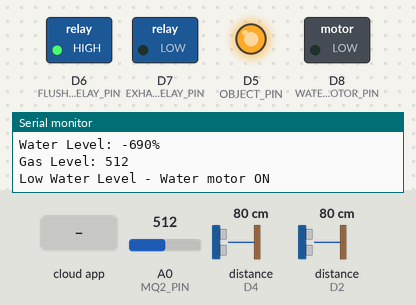
A sketch run on a simulated ESP8266 (NodeMCU). Shown: switched loads named in the sketch (green lamp = pin HIGH), output pins drawn as LEDs (lit = HIGH), the last lines printed to the serial monitor. Wiring (inferred from the names in the program): 2 × ultrasonic range finder: trigger D3, echo D4 / trigger D1, echo D2. Inputs (shaded band) come from the test bench; at power-on: distance to the obstacle (sensors on D2, D4) 80 cm, A0 (MQ2_PIN) = 512. The echo pulse lasts 58.3 µs per cm; WiFi joins after 1.5 s; servers stay silent unless stated; the Firebase database answers and starts empty; pins used as bus, display or sensor lines are not drawn.

Above: at 2.7 s.
2.8 s: distance to the obstacle (sensor on D2) set to 12 cm
4.8 s: distance to the obstacle (sensor on D2) set to 9 cm
At 6.4 s:
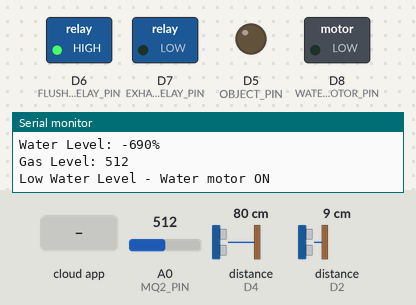
6.9 s: A0 (MQ2_PIN) set to 28
8.4 s: A0 (MQ2_PIN) set to 22
At 10.2 s:
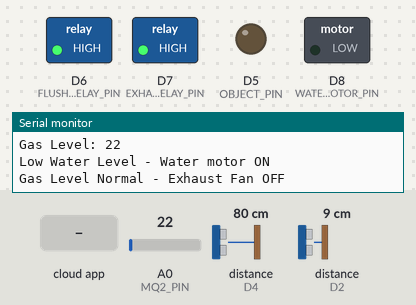
10.5 s: the phone or cloud app sets FlushOverride to 1
At 12.3 s:
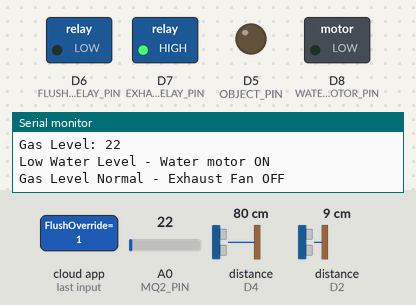
12.6 s: distance to the obstacle (sensor on D2) set to 18 cm
At 14.2 s:
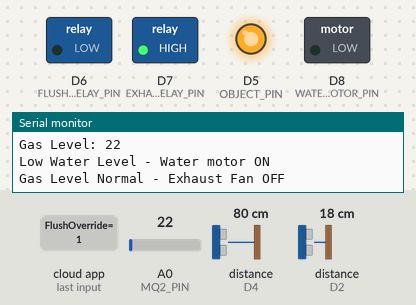
Timing chart, 0 to 15.5 s (numbered marks = the images above; inputs shaded):
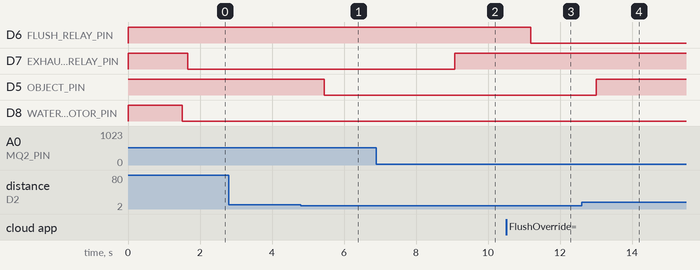

The sketch:

Smart_Washroom_System_IOT_Based.ino
```cpp
#include <ESP8266WiFi.h>
#include <Firebase_ESP_Client.h>
#include "addons/TokenHelper.h"
#include "addons/RTDBHelper.h"

// Replace Firebase credentials section
#define API_KEY "Your_FirebaseRTb_apiKey"
#define DATABASE_URL "Your_FirebaseRTb_url"

// WiFi credentials
#define WIFI_SSID "Your_ssid"
#define WIFI_PASSWORD "Your_Password"

// LED pin
#define LED_PIN 2  // Built-in LED on NodeMCU (GPIO2)

// Ultrasonic Sensor 1 (Object Detection) pins
#define TRIG_PIN_1 D1
#define ECHO_PIN_1 D2
#define OBJECT_PIN D5
#define MAX_DISTANCE_1 30 // Maximum distance to detect object (in cm)

// Ultrasonic Sensor 2 (Water Level) pins
#define TRIG_PIN_2 D3
#define ECHO_PIN_2 D4
#define WATER_MOTOR_PIN D8
#define TANK_HEIGHT 10   // Total height of tank in cm
#define MIN_WATER_LEVEL 30 // Minimum water level percentage

// Add MQ2 sensor and exhaust fan definitions
#define MQ2_PIN A0        // Analog pin for MQ2 sensor
#define EXHAUST_RELAY_PIN D7
#define GAS_THRESHOLD 24  // Adjust this threshold based on your needs


// Add auto flush relay pin and timing constants
#define FLUSH_RELAY_PIN D6
#define FLUSH_DURATION 10000  // 10 seconds in milliseconds
unsigned long flushStartTime = 0;
bool flushInProgress = false;
bool FlushOverride = false;

// Add these constants and variables near the top with other definitions
#define DISTANCE_THRESHOLD 10  // Distance threshold for object detection in cm
unsigned long currentMillis = 0;
unsigned long lastObjectTime = 0;
bool objectDetected = false;

// Replace Firebase objects
FirebaseData fbdo;
FirebaseAuth auth;
FirebaseConfig config;

void setup() {
  Serial.begin(115200);

  // Configure LED pin
  pinMode(LED_PIN, OUTPUT);

  // Configure ultrasonic sensor pins
  pinMode(TRIG_PIN_1, OUTPUT);
  pinMode(ECHO_PIN_1, INPUT);


  pinMode(TRIG_PIN_2, OUTPUT);
  pinMode(ECHO_PIN_2, INPUT);

  pinMode(OBJECT_PIN, OUTPUT);
  pinMode(WATER_MOTOR_PIN, OUTPUT);
  pinMode(MQ2_PIN, INPUT);
  pinMode(EXHAUST_RELAY_PIN, OUTPUT);
   pinMode(FLUSH_RELAY_PIN, OUTPUT);

  // Initialize relays to OFF
  digitalWrite(OBJECT_PIN, HIGH);
  digitalWrite(WATER_MOTOR_PIN, HIGH);
  digitalWrite(EXHAUST_RELAY_PIN, HIGH);
  digitalWrite(FLUSH_RELAY_PIN, HIGH);

  // Connect to WiFi
  WiFi.begin(WIFI_SSID, WIFI_PASSWORD);
  Serial.print("Connecting to WiFi");
  while (WiFi.status() != WL_CONNECTED) {
    Serial.print(".");
    delay(500);
  }
  Serial.println();
  Serial.println("Connected to WiFi");

  // Replace Firebase configuration
  config.api_key = API_KEY;
  config.database_url = DATABASE_URL;

  if (Firebase.signUp(&config, &auth, "", "")) {
    Serial.println("Firebase authentication OK");
  } else {
    Serial.printf("Firebase authentication failed: %s\n", config.signer.signupError.message.c_str());
  }

  Firebase.begin(&config, &auth);
  Firebase.reconnectWiFi(true);


}

void loop() {
  // Add this at the start of loop()
  currentMillis = millis();


  // Object Detection Sensor
  long duration1, distance1;
  digitalWrite(TRIG_PIN_1, LOW);
  delayMicroseconds(2);
  digitalWrite(TRIG_PIN_1, HIGH);
  delayMicroseconds(10);
  digitalWrite(TRIG_PIN_1, LOW);
  duration1 = pulseIn(ECHO_PIN_1, HIGH);
  distance1 = duration1 * 0.034 / 2;

  // Water Level Sensor
  long duration2, distance2;
  digitalWrite(TRIG_PIN_2, LOW);
  delayMicroseconds(2);
  digitalWrite(TRIG_PIN_2, HIGH);
  delayMicroseconds(10);
  digitalWrite(TRIG_PIN_2, LOW);
  duration2 = pulseIn(ECHO_PIN_2, HIGH);
  distance2 = duration2 * 0.034 / 2;

  // Calculate water level percentage
  int waterLevelPercent = 100 - ((distance2 * 100) / TANK_HEIGHT);


  // Modified Water Level Logic

  if (waterLevelPercent <= MIN_WATER_LEVEL) {
    digitalWrite(WATER_MOTOR_PIN, LOW);
    Firebase.RTDB.setBool(&fbdo, "test/relays/WATER_MOTOR_PIN", true);
    Serial.println("Low Water Level - Water motor ON");
  }

    if (waterLevelPercent >= 80) {
    digitalWrite(WATER_MOTOR_PIN, LOW);
    Firebase.RTDB.setBool(&fbdo, "test/relays/WATER_MOTOR_PIN", true);
    Serial.println("Low Water Level - Water motor ON");
  }


  // Add MQ2 sensor reading and control logic
  int gasLevel = analogRead(MQ2_PIN);

  if (gasLevel > GAS_THRESHOLD) {
    digitalWrite(EXHAUST_RELAY_PIN, LOW);
    Firebase.RTDB.setBool(&fbdo, "test/relays/EXHAUST_RELAY_PIN", true);
    Serial.println("High Gas Level - Exhaust Fan ON");
  } else {
    digitalWrite(EXHAUST_RELAY_PIN, HIGH);
    Firebase.RTDB.setBool(&fbdo, "test/relays/EXHAUST_RELAY_PIN", false);
    Serial.println("Gas Level Normal - Exhaust Fan OFF");
  }


  // Modify your object detection logic to include flush control
  if (distance1 < DISTANCE_THRESHOLD) {
    if (!objectDetected) {
      objectDetected = true;
      lastObjectTime = currentMillis;
      Serial.println("Object detected!");
      digitalWrite(OBJECT_PIN, LOW);
      Firebase.RTDB.setBool(&fbdo, "test/relays/ObjectStatus", true);
    }
  } else {
    if (objectDetected) {
      objectDetected = false;
      if (!flushInProgress) {
        flushInProgress = true;
        flushStartTime = currentMillis;
        digitalWrite(FLUSH_RELAY_PIN, LOW);
        Firebase.RTDB.setBool(&fbdo, "test/relays/flushStatus", true);
        Serial.println("Flushing");
      }

      Serial.println("Object removed");
      digitalWrite(OBJECT_PIN, HIGH);
      Firebase.RTDB.setBool(&fbdo, "test/relays/ObjectStatus", false);
    }
  }


  // flush web control
  if (Firebase.RTDB.getBool(&fbdo, "/test/relays/FlushOverride")) {
    FlushOverride = fbdo.boolData();
    if (FlushOverride && !flushInProgress) {
      flushInProgress = true;
      flushStartTime = currentMillis;
      digitalWrite(FLUSH_RELAY_PIN, LOW);
      Serial.println("Flushing by web");
      Firebase.RTDB.setBool(&fbdo, "test/relays/flushStatus", true);
    }

  }


  // Add auto flush timer logic
  if (flushInProgress) {
    if (currentMillis - flushStartTime >= FLUSH_DURATION) {

      Firebase.RTDB.setBool(&fbdo, "test/relays/flushStatus", false);
      Firebase.RTDB.setBool(&fbdo, "test/relays/FlushOverride", false);
      digitalWrite(FLUSH_RELAY_PIN, HIGH);
      flushInProgress = false;
      Serial.println("Flush cycle completed");
    }
  }


  // Replace Firebase write operations
  Firebase.RTDB.setInt(&fbdo, "test/sensors/objectDistance", distance1);
  Firebase.RTDB.setInt(&fbdo, "test/sensors/waterLevel", waterLevelPercent);
  Firebase.RTDB.setInt(&fbdo, "test/sensors/gasLevel", gasLevel);


  // Add flush relay status to Firebase

  // Print sensor readings
  Serial.print("Object Distance: ");
  Serial.print(distance1);
  Serial.println(" cm");

  Serial.print("Water Level: ");
  Serial.print(waterLevelPercent);
  Serial.println("%");

  Serial.print("Gas Level: ");
  Serial.println(gasLevel);


}
```

Measured:
- the behaviour switches between 11 and 10 cm on distance to the obstacle (sensor on D2) (found by bisection; images 0 and 1)
- the behaviour switches between 25 and 24 on A0 (MQ2_PIN) (found by bisection; images 1 and 2)
- after the input at 4.8 s, D5 (OBJECT_PIN): HIGH → LOW after 0.65 s
- after the input at 8.4 s, D7 (EXHAUST_RELAY_PIN): LOW → HIGH after 0.68 s
- after the input at 10.5 s, D6 (FLUSH_RELAY_PIN): HIGH → LOW after 0.69 s
- after the input at 12.6 s, D5 (OBJECT_PIN): LOW → HIGH after 0.41 s
